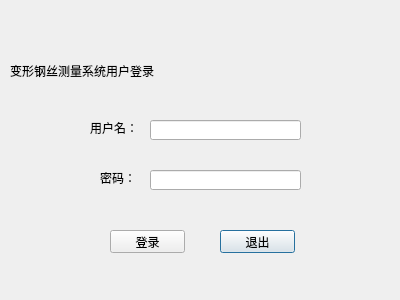
<?xml version="1.0" encoding="UTF-8"?>
<ui version="4.0">
 <class>Dialog</class>
 <widget class="QDialog" name="Dialog">
  <property name="geometry">
   <rect>
    <x>0</x>
    <y>0</y>
    <width>400</width>
    <height>300</height>
   </rect>
  </property>
  <property name="windowTitle">
   <string>Dialog</string>
  </property>
  <widget class="QPushButton" name="btn_exit">
   <property name="geometry">
    <rect>
     <x>220</x>
     <y>230</y>
     <width>75</width>
     <height>23</height>
    </rect>
   </property>
   <property name="text">
    <string>退出</string>
   </property>
  </widget>
  <widget class="QPushButton" name="btn_login">
   <property name="geometry">
    <rect>
     <x>110</x>
     <y>230</y>
     <width>75</width>
     <height>23</height>
    </rect>
   </property>
   <property name="text">
    <string>登录</string>
   </property>
  </widget>
  <widget class="QLabel" name="label_title">
   <property name="geometry">
    <rect>
     <x>10</x>
     <y>40</y>
     <width>381</width>
     <height>61</height>
    </rect>
   </property>
   <property name="text">
    <string>变形钢丝测量系统用户登录</string>
   </property>
  </widget>
  <widget class="QLabel" name="label_username">
   <property name="geometry">
    <rect>
     <x>90</x>
     <y>120</y>
     <width>51</width>
     <height>16</height>
    </rect>
   </property>
   <property name="text">
    <string>用户名：</string>
   </property>
  </widget>
  <widget class="QLabel" name="label_password">
   <property name="geometry">
    <rect>
     <x>100</x>
     <y>170</y>
     <width>31</width>
     <height>16</height>
    </rect>
   </property>
   <property name="text">
    <string>密码：</string>
   </property>
  </widget>
  <widget class="QLineEdit" name="edit_username">
   <property name="geometry">
    <rect>
     <x>150</x>
     <y>120</y>
     <width>151</width>
     <height>20</height>
    </rect>
   </property>
  </widget>
  <widget class="QLineEdit" name="edit_password">
   <property name="geometry">
    <rect>
     <x>150</x>
     <y>170</y>
     <width>151</width>
     <height>20</height>
    </rect>
   </property>
  </widget>
 </widget>
 <resources/>
 <connections/>
</ui>
